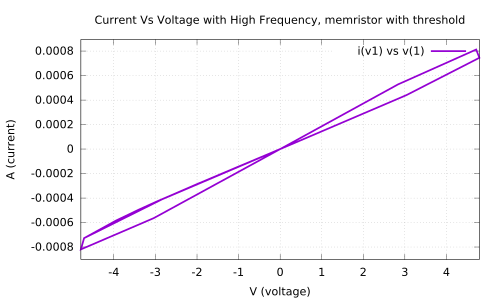

Recreate this plot in gnuplot.
#set terminal X11 noenhanced
set title "Current Vs Voltage with High Frequency, memristor with threshold"
set xlabel "V (voltage)"
set ylabel "A (current)"
set grid
unset logscale x 
set xrange [-4.792609e+00:4.792609e+00]
unset logscale y 
set yrange [-9.009425e-04:8.943956e-04]
#set xtics 1
#set x2tics 1
#set ytics 1
#set y2tics 1
set format y "%g"
set format x "%g"
plot '../ppt/curvolthigh.data' using 1:2 with lines lw 5  title "i(v1) vs v(1)"
set terminal push
set terminal pdf
set out '../ppt/curvolthigh.pdf'
replot
